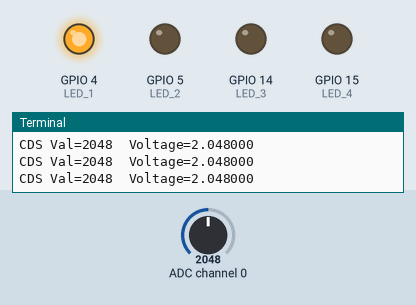
The program below on a simulated Raspberry Pi (BCM pin numbers). Parts: output pins drawn as LEDs (lit = HIGH), the last lines printed to the terminal. The test bench sets the inputs (shaded band); at power-on: ADC channel 0 = 2048 (analog values on the 0–4095 scale).

Above: at 1.2 s.
1.3 s: ADC channel 0 set to 1966
At 2.0 s:
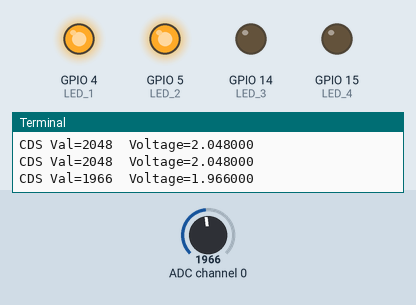
3.0 s: ADC channel 0 set to 1038
4.5 s: ADC channel 0 set to 935
At 5.6 s:
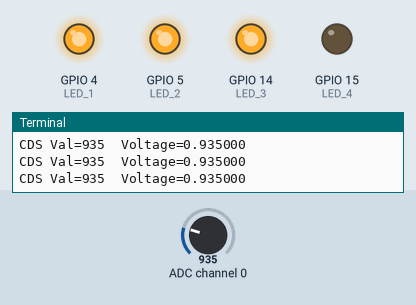
6.0 s: ADC channel 0 set to 542
7.5 s: ADC channel 0 set to 470
At 8.0 s:
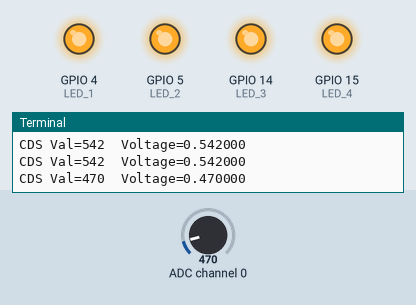
9.0 s: ADC channel 0 set to 540
At 10.4 s:
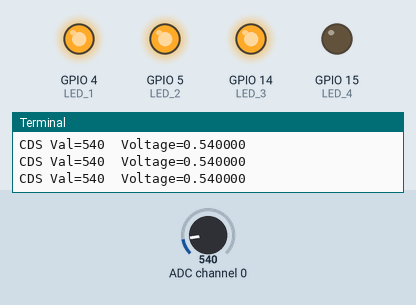
Timing chart, 0 to 11.5 s (numbered marks = the images above; inputs shaded):
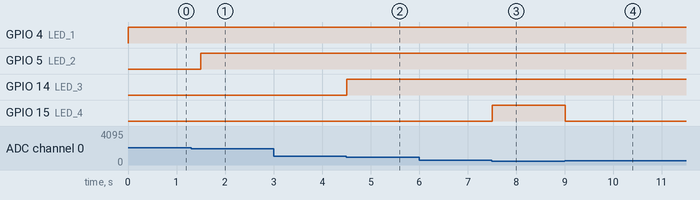

The program:

day02_exercise3.py
```python
import RPi.GPIO as GPIO
from time import sleep
import spidev

spi = spidev.SpiDev()
CDS_CHANNEL = 0

LED_1 = 4
LED_2 = 5
LED_3 = 14
LED_4 = 15

def initMcp3208():
    spi.open(0, 0)
    spi.max_speed_hz = 1000000
    spi.mode = 3

def buildReadCommand(channel):
    startBit = 0x04
    singleEnded = 0x08

    configBit = [startBit | ((singleEnded | (channel & 0x07)) >> 2), (channel & 0x07) << 6, 0x00]

    return configBit

def processAdcValue(result):
    byte2 = (result[1] & 0x0F)
    return (byte2 << 8) | result[2]

def analogRead(channel):
    if(channel > 7) or (channel < 0):
        return -1

    r = spi.xfer2(buildReadCommand(channel))
    adc_out = processAdcValue(r)
    return adc_out

def controlMcp3208(channel):
    analogVal = analogRead(channel)
    return analogVal

def readSensor(channel):
    return controlMcp3208(channel)

def controlLED(CDSVal):
    if(CDSVal > 3000):
        GPIO.output(LED_1, GPIO.LOW)
        GPIO.output(LED_2, GPIO.LOW)
        GPIO.output(LED_3, GPIO.LOW)
        GPIO.output(LED_4, GPIO.LOW)
    elif(CDSVal > 2000):
        GPIO.output(LED_1, GPIO.HIGH)
        GPIO.output(LED_2, GPIO.LOW)
        GPIO.output(LED_3, GPIO.LOW)
        GPIO.output(LED_4, GPIO.LOW)
    elif(CDSVal > 1000):
        GPIO.output(LED_1, GPIO.HIGH)
        GPIO.output(LED_2, GPIO.HIGH)
        GPIO.output(LED_3, GPIO.LOW)
        GPIO.output(LED_4, GPIO.LOW)
    elif(CDSVal > 500):
        GPIO.output(LED_1, GPIO.HIGH)
        GPIO.output(LED_2, GPIO.HIGH)
        GPIO.output(LED_3, GPIO.HIGH)
        GPIO.output(LED_4, GPIO.LOW)
    else:
        GPIO.output(LED_1, GPIO.HIGH)
        GPIO.output(LED_2, GPIO.HIGH)
        GPIO.output(LED_3, GPIO.HIGH)
        GPIO.output(LED_4, GPIO.HIGH)

def main():
    GPIO.setmode(GPIO.BCM)
    GPIO.setup(LED_1, GPIO.OUT, initial=False)
    GPIO.setup(LED_2, GPIO.OUT, initial=False)
    GPIO.setup(LED_3, GPIO.OUT, initial=False)
    GPIO.setup(LED_4, GPIO.OUT, initial=False)
    initMcp3208()
    print("Setup pin as outputs")

    try:
        while True:
            readVal = readSensor(CDS_CHANNEL)

            voltage = readVal * 4.096 / 4096
            print("CDS Val=%d\tVoltage=%f" % (readVal, voltage))

            controlLED(readVal)
            sleep(0.5)
    except KeyboardInterrupt:
        GPIO.cleanup()
        spi.close()

if __name__ == '__main__':
    main()
```

Measured:
- the behaviour switches between 2001 and 2000 on ADC channel 0 (found by bisection; images 0 and 1)
- the behaviour switches between 1001 and 1000 on ADC channel 0 (found by bisection; images 1 and 2)
- the behaviour switches between 501 and 500 on ADC channel 0 (found by bisection; images 2 and 3)
- after the input at 1.3 s, GPIO 5 (LED_2): LOW → HIGH after 0.20 s
- after the input at 4.5 s, GPIO 14 (LED_3): LOW → HIGH at once
- after the input at 7.5 s, GPIO 15 (LED_4): LOW → HIGH at once
- after the input at 9.0 s, GPIO 15 (LED_4): HIGH → LOW at once
